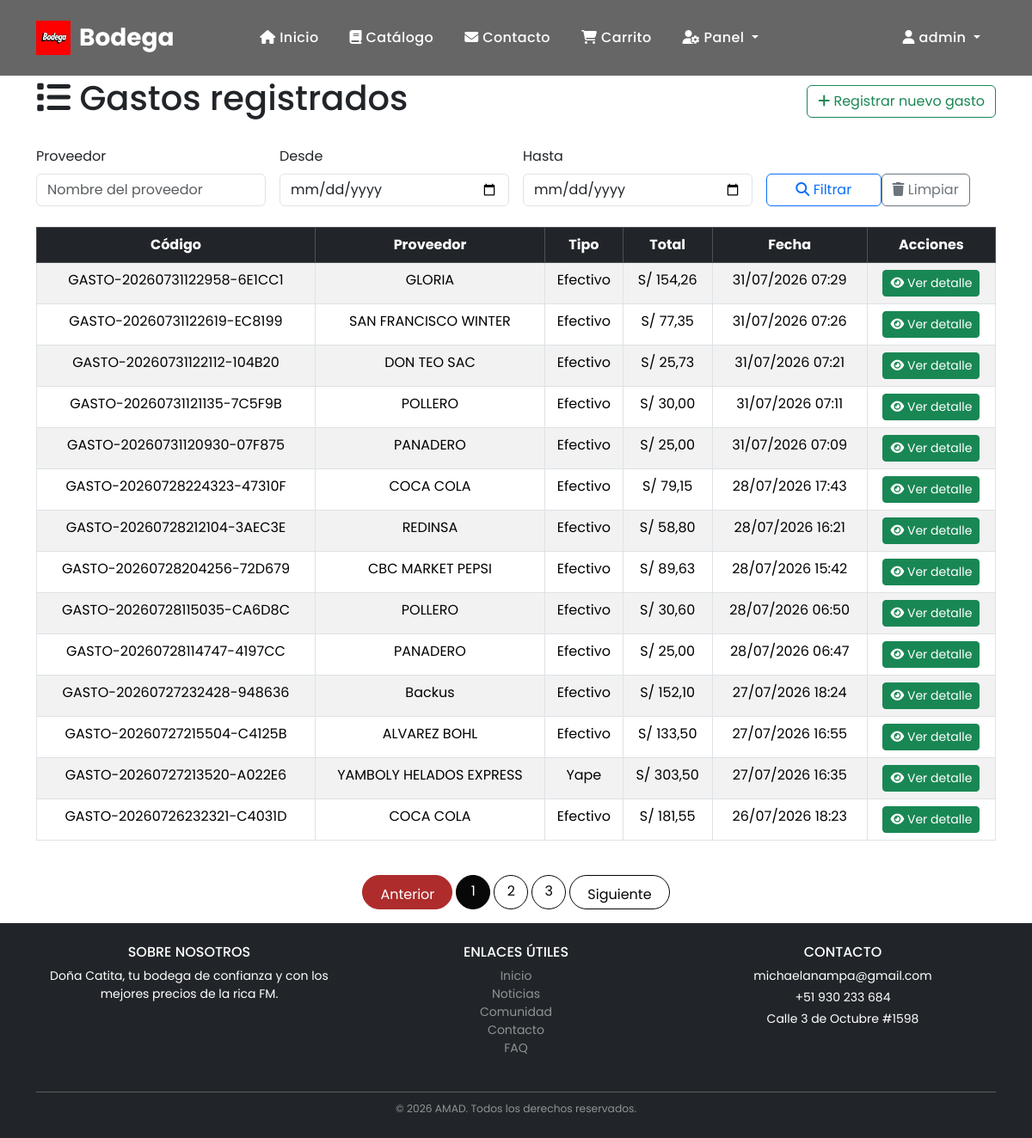
The page /gastos/lista-gastos/ (signed in) on the database as committed earlier.
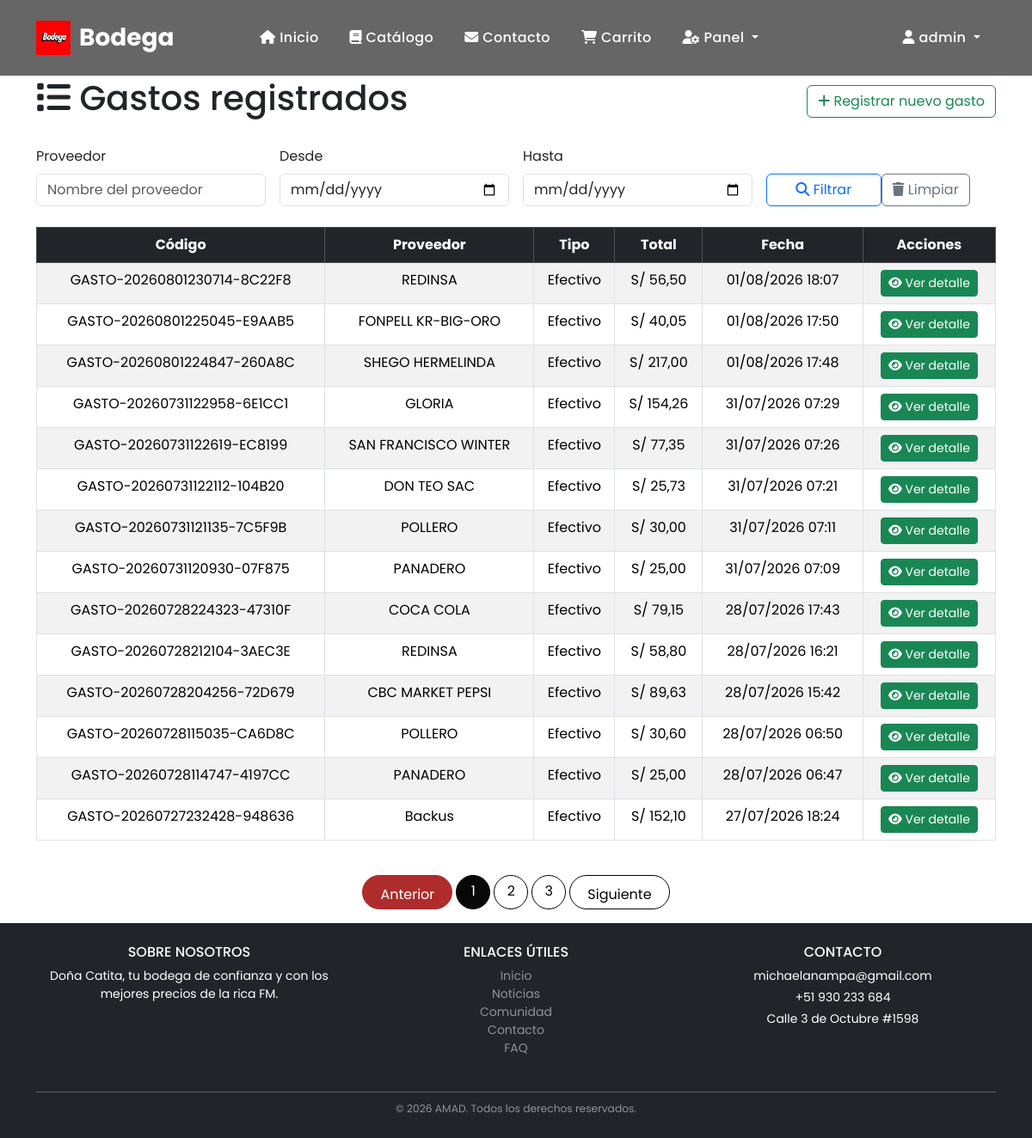
The same page on the database as committed later.
### gastos/models.py (models this page shows, shortened)
class Gasto(models.Model):
    TIPO_COMPRA_CHOICES = [
        ('yape', 'Yape'),
        ('efectivo', 'Efectivo'),
        ('fiado', 'Fiado'),
    ]
    codigo = models.CharField(max_length=50, unique=True)
    proveedor = models.ForeignKey(Proveedor, on_delete=models.PROTECT)
    user = models.ForeignKey(settings.AUTH_USER_MODEL, on_delete=models.SET_NULL, null=True, blank=True)
    fecha = models.DateTimeField(auto_now_add=True)
    tipo_compra = models.CharField(max_length=20, choices=TIPO_COMPRA_CHOICES, default='efectivo')
    total = models.DecimalField(max_digits=12, decimal_places=2, default=Decimal('0.00'))
    percepcion = models.DecimalField(max_digits=12, decimal_places=2, default=Decimal('0.00'))
    descripcion = models.TextField(blank=True)

class Proveedor(models.Model):
    nombre = models.CharField(max_length=150)
    email = models.EmailField(blank=True)
    telefono = models.CharField(max_length=20, blank=True)
    direccion = models.TextField(blank=True)
    activo = models.BooleanField(default=True)
    fecha_registro = models.DateTimeField(auto_now_add=True)
    class Meta:
        ordering = ['-fecha_registro']
        verbose_name_plural = 'Proveedores'

### gastos/views.py (the view)
# urls.py: path('lista-gastos/', views.lista_gastos, name='lista_gastos'),
@login_required
def lista_gastos(request):
    gastos = Gasto.objects.select_related('proveedor').order_by('-fecha')
    proveedor = request.GET.get('proveedor')
    fecha_inicio = request.GET.get('fecha_inicio')
    fecha_fin = request.GET.get('fecha_fin')
    if proveedor:
        gastos = gastos.filter(proveedor__nombre__icontains=proveedor)
    if fecha_inicio:
        gastos = gastos.filter(fecha__date__gte=fecha_inicio)
    if fecha_fin:
        gastos = gastos.filter(fecha__date__lte=fecha_fin)
    paginator = Paginator(gastos, 14)
    page = request.GET.get('page')
    page_obj = paginator.get_page(page)
    return render(request, 'listaGastos.html', {
        'gastos': page_obj,
        'page_obj': page_obj,
        'proveedor': proveedor,
        'fecha_inicio': fecha_inicio,
        'fecha_fin': fecha_fin,
    })

### gastos/templates/listaGastos.html (shortened to what this page needs)
{% extends 'base.html' %}
{% block content %}
<div class="container">
  <div class="d-flex justify-content-between align-items-center mb-4">
    <h1><i class="fas fa-list"></i> Gastos registrados</h1>
    <a href="{% url 'registrar_gastos' %}" class="btn btn-outline-success"><i class="fas fa-plus"></i> Registrar nuevo gasto</a>
  </div>
  <form method="get" class="row g-3 mb-4">
    <div class="col-md-3">
      <label class="form-label">Proveedor</label>
      <input type="text" name="proveedor" class="form-control" placeholder="Nombre del proveedor">
    </div>
    <div class="col-md-3">
      <label class="form-label">Desde</label>
      <input type="date" name="fecha_inicio" class="form-control" value="{{ fecha_inicio }}">
    </div>
    <div class="col-md-3">
      <label class="form-label">Hasta</label>
      <input type="date" name="fecha_fin" class="form-control" value="{{ fecha_fin }}">
    </div>
    <div class="col-md-3 d-flex align-items-end">
      <div class="col-md-6">
      <button class="btn btn-outline-primary w-100"><i class="fas fa-search"></i> Filtrar
      </button>
      </div>
      <div class="col-md-6">
      <a href="{% url 'lista_gastos' %}" class="btn btn-outline-secondary"><i class="fas fa-trash"></i> Limpiar</a>
      </div>
    </div>
  </form>
  {% if gastos %}
    <div class="table-responsive">
      <table class="table table-hover table-striped table-bordered text-center">
        <thead class="table-dark">
          <tr>
            <th>Código</th>
            <th>Proveedor</th>
            <th>Tipo</th>
            <th>Total</th>
            <th>Fecha</th>
            <th>Acciones</th>
          </tr>
        </thead>
        <tbody>
          {% for gasto in gastos %}
            <tr>
              <td>{{ gasto.codigo }}</td>
              <td>{{ gasto.proveedor.nombre }}</td>
              <td>{{ gasto.get_tipo_compra_display }}</td>
              <td>S/ {{ gasto.total }}</td>
              <td>{{ gasto.fecha|date:'d/m/Y H:i' }}</td>
              <td>
                <a href="{% url 'detalle_gasto' gasto.pk %}" class="btn btn-sm btn-success"><i class="fas fa-eye"></i> Ver detalle</a>
              </td>
            </tr>
          {% endfor %}
        </tbody>
      </table>
    </div>
  {% else %}
    <div class="alert alert-info">No hay gastos registrados aún.</div>
  {% endif %}
</div>
{% if page_obj.paginator.num_pages > 1 %}
<nav aria-label="Paginación" class="mt-4">
  <ul class="pagination justify-content-center">
    {% if page_obj.has_previous %}
      <li class="page-item">
        <a class="page-link" href="?q={{ query }}&tipo={{ tipo }}&page={{ page_obj.previous_page_number }}">Anterior</a>
      </li>
    {% else %}
      <li class="page-item disabled"><span class="page-link">Anterior</span></li>
    {% endif %}
    {% for num in page_obj.paginator.page_range %}
      {% if num == page_obj.number %}
        <li class="page-item active"><span class="page-link">{{ num }}</span></li>
      {% elif num >= page_obj.number|add:'-2' and num <= page_obj.number|add:'2' %}
        <li class="page-item"><a class="page-link" href="?q={{ query }}&tipo={{ tipo }}&page={{ num }}">{{ num }}</a></li>
      {% endif %}
    {% endfor %}
    {% if page_obj.has_next %}
      <li class="page-item">
        <a class="page-link" href="?q={{ query }}&tipo={{ tipo }}&page={{ page_obj.next_page_number }}">Siguiente</a>
      </li>
    {% else %}
      <li class="page-item disabled"><span class="page-link">Siguiente</span></li>
    {% endif %}
  </ul>
</nav>
{% endif %}
{% endblock %}

Rows that differ between the two databases and show on the page:
no longer on this page (row unchanged): Gasto: codigo "GASTO-20260727215504-C4125B", proveedor.nombre "ALVAREZ BOHL", tipo_compra "Efectivo", total "133,50", fecha "27/07/2026 16:55"
no longer on this page (row unchanged): Gasto: codigo "GASTO-20260727213520-A022E6", proveedor.nombre "YAMBOLY HELADOS EXPRESS", tipo_compra "Yape", total "303,50", fecha "27/07/2026 16:35"
no longer on this page (row unchanged): Gasto: codigo "GASTO-20260726232321-C4031D", proveedor.nombre "COCA COLA", tipo_compra "Efectivo", total "181,55", fecha "26/07/2026 18:23"
added Gasto: codigo "GASTO-20260801230714-8C22F8", proveedor.nombre "REDINSA", tipo_compra "Efectivo", total "56,50", fecha "01/08/2026 18:07"
added Gasto: codigo "GASTO-20260801225045-E9AAB5", proveedor.nombre "FONPELL KR-BIG-ORO", tipo_compra "Efectivo", total "40,05", fecha "01/08/2026 17:50"
added Gasto: codigo "GASTO-20260801224847-260A8C", proveedor.nombre "SHEGO HERMELINDA", tipo_compra "Efectivo", total "217,00", fecha "01/08/2026 17:48"
